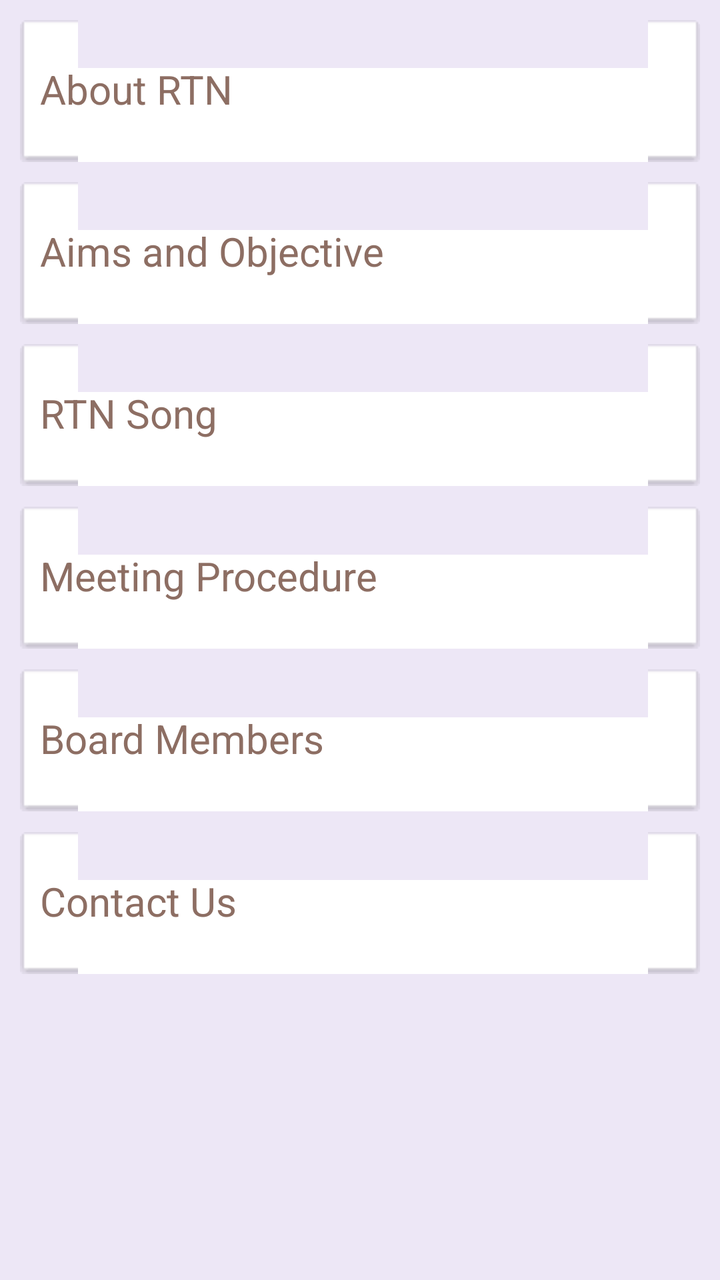
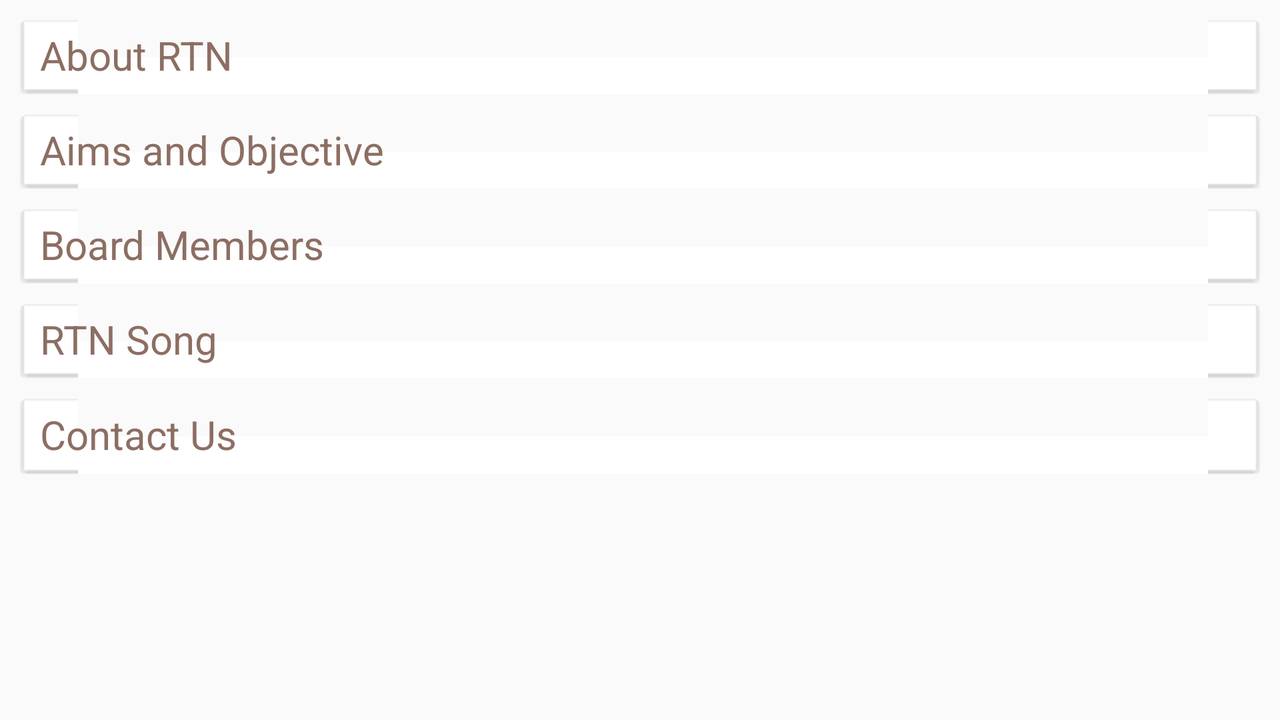

Two renders of one Android screen. The first uses the default layout on a phone; the second uses the alternative layout the repository ships for a different screen configuration, on a matching device. The two XML files are below.
<!-- AndroidManifest.xml: application theme AppTheme -->
<!-- res/layout/fragment_about_us.xml -->
<?xml version="1.0" encoding="utf-8"?>
<LinearLayout xmlns:android="http://schemas.android.com/apk/res/android"
    android:orientation="vertical" android:layout_width="match_parent"
    android:layout_height="match_parent"
    android:weightSum="8"
    android:padding="10dp"
    android:background="@color/bg_color"

    >

    <TextView
        android:id="@+id/aboutRTVTextView"
        android:layout_width="match_parent"
        android:layout_height="0dp"
        android:layout_weight="1"
        android:text="About RTN"
        android:gravity="center_vertical"
        android:background="@drawable/background_shadow"
        android:textSize="20dp"
        android:paddingLeft="10dp"
        android:textColor="@color/name_background"
        android:drawableRight="@drawable/right_arrow"
        android:paddingRight="10dp"
        />


    <TextView
        android:id="@+id/aimsAndObjectiveTextView"
        android:layout_width="match_parent"
        android:layout_height="0dp"
        android:layout_weight="1"
        android:text="Aims and Objective"
        android:gravity="center_vertical"
        android:background="@drawable/background_shadow"
        android:textSize="20dp"
        android:paddingLeft="10dp"
        android:textColor="@color/name_background"
        android:drawableRight="@drawable/right_arrow"
        android:paddingRight="10dp"
        android:layout_marginTop="10dp"
        />

    <TextView
        android:id="@+id/songTextView"
        android:layout_width="match_parent"
        android:layout_height="0dp"
        android:layout_weight="1"
        android:text="@string/rtn_song_text"
        android:gravity="center_vertical"
        android:background="@drawable/background_shadow"
        android:textSize="20dp"
        android:paddingLeft="10dp"
        android:textColor="@color/name_background"
        android:drawableRight="@drawable/right_arrow"
        android:paddingRight="10dp"
        android:layout_marginTop="10dp"
        />

    <TextView
        android:id="@+id/meetingProcedureTextView"
        android:layout_width="match_parent"
        android:layout_height="0dp"
        android:layout_weight="1"
        android:text="@string/meeting_procedure"
        android:gravity="center_vertical"
        android:background="@drawable/background_shadow"
        android:textSize="20dp"
        android:paddingLeft="10dp"
        android:textColor="@color/name_background"
        android:drawableRight="@drawable/right_arrow"
        android:paddingRight="10dp"
        android:layout_marginTop="10dp"
        />


    <TextView
        android:id="@+id/boardMembersTextView"
        android:layout_width="match_parent"
        android:layout_height="0dp"
        android:layout_weight="1"
        android:text="Board Members"
        android:gravity="center_vertical"
        android:background="@drawable/background_shadow"
        android:textSize="20dp"
        android:paddingLeft="10dp"
        android:textColor="@color/name_background"
        android:drawableRight="@drawable/right_arrow"
        android:paddingRight="10dp"
        android:layout_marginTop="10dp"
        />



    <TextView
        android:id="@+id/contactsTextView"
        android:layout_width="match_parent"
        android:layout_height="0dp"
        android:layout_weight="1"
        android:text="Contact Us"
        android:gravity="center_vertical"
        android:background="@drawable/background_shadow"
        android:textSize="20dp"
        android:paddingLeft="10dp"
        android:textColor="@color/name_background"
        android:drawableRight="@drawable/right_arrow"
        android:paddingRight="10dp"
        android:layout_marginTop="10dp"
        />


</LinearLayout>
<!-- resources referenced by this layout -->
<resources>
  <color name="bg_color">#EDE7F6</color>
  <color name="name_background">#8D6E63</color>
  <!-- drawable background_shadow: png bitmap (drawable, 213 bytes) -->
  <string name="meeting_procedure">Meeting Procedure</string>
  <string name="rtn_song_text">RTN Song</string>
  <!-- from res/values-v21/ -->
  <style name="AppTheme" parent="Base.MyTheme">
          <item name="android:windowDrawsSystemBarBackgrounds">true</item>
      </style>
  <!-- from res/values-v21/ -->
  <style name="Base.MyTheme" parent="Theme.AppCompat.Light.NoActionBar">
          <item name="android:colorPrimary">@color/primary_color</item>
          <item name="android:colorPrimaryDark">@color/primary_color_dark</item>
          <item name="android:colorAccent">@color/accent_color</item>
          <item name="android:textColorPrimary">#ffffff</item>
          <item name="android:colorControlNormal">#ffffff</item>
          <item name="android:textColor">@color/text_primary_color</item>
          <item name="windowActionBar">false</item>
          <item name="windowNoTitle">true</item>
      </style>
  <color name="primary_color">#673AB7</color>
  <color name="primary_color_dark">#4A148C</color>
  <color name="accent_color">#FF1744</color>
  <color name="text_primary_color">#ff37474f</color>
</resources>
<!-- res/layout-land/fragment_about_us.xml (the repository's variant of the layout above) -->
<!-- drawn on the phone turned sideways -->
<?xml version="1.0" encoding="utf-8"?>
<LinearLayout xmlns:android="http://schemas.android.com/apk/res/android"
    android:orientation="vertical" android:layout_width="match_parent"
    android:layout_height="match_parent"
    android:weightSum="8"
    android:padding="10dp"
    >

    <TextView
        android:id="@+id/aboutRTVTextView"
        android:layout_width="match_parent"
        android:layout_height="0dp"
        android:layout_weight="1"
        android:text="About RTN"
        android:gravity="center_vertical"
        android:background="@drawable/background_shadow"
        android:textSize="20dp"
        android:paddingLeft="10dp"
        android:textColor="@color/name_background"
        android:drawableRight="@drawable/right_arrow"
        android:paddingRight="10dp"
        />


    <TextView
        android:id="@+id/aimsAndObjectiveTextView"
        android:layout_width="match_parent"
        android:layout_height="0dp"
        android:layout_weight="1"
        android:text="Aims and Objective"
        android:gravity="center_vertical"
        android:background="@drawable/background_shadow"
        android:textSize="20dp"
        android:paddingLeft="10dp"
        android:textColor="@color/name_background"
        android:drawableRight="@drawable/right_arrow"
        android:paddingRight="10dp"
        android:layout_marginTop="10dp"
        />

    <TextView
        android:id="@+id/boardMembersTextView"
        android:layout_width="match_parent"
        android:layout_height="0dp"
        android:layout_weight="1"
        android:text="Board Members"
        android:gravity="center_vertical"
        android:background="@drawable/background_shadow"
        android:textSize="20dp"
        android:paddingLeft="10dp"
        android:textColor="@color/name_background"
        android:drawableRight="@drawable/right_arrow"
        android:paddingRight="10dp"
        android:layout_marginTop="10dp"
        />


    <TextView
        android:id="@+id/songTextView"
        android:layout_width="match_parent"
        android:layout_height="0dp"
        android:layout_weight="1"
        android:text="@string/rtn_song_text"
        android:gravity="center_vertical"
        android:background="@drawable/background_shadow"
        android:textSize="20dp"
        android:paddingLeft="10dp"
        android:textColor="@color/name_background"
        android:drawableRight="@drawable/right_arrow"
        android:paddingRight="10dp"
        android:layout_marginTop="10dp"
        />

    <TextView
        android:id="@+id/contactsTextView"
        android:layout_width="match_parent"
        android:layout_height="0dp"
        android:layout_weight="1"
        android:text="Contact Us"
        android:gravity="center_vertical"
        android:background="@drawable/background_shadow"
        android:textSize="20dp"
        android:paddingLeft="10dp"
        android:textColor="@color/name_background"
        android:drawableRight="@drawable/right_arrow"
        android:paddingRight="10dp"
        android:layout_marginTop="10dp"
        />


</LinearLayout>
<!-- resources referenced by the variant -->
<!-- as the phone turned sideways resolves them -->
<resources>
  <color name="name_background">#8D6E63</color>
  <!-- drawable background_shadow: png bitmap (drawable, 213 bytes) -->
  <string name="rtn_song_text">RTN Song</string>
  <!-- from res/values-v21/ -->
  <style name="AppTheme" parent="Base.MyTheme">
          <item name="android:windowDrawsSystemBarBackgrounds">true</item>
      </style>
  <!-- from res/values-v21/ -->
  <style name="Base.MyTheme" parent="Theme.AppCompat.Light.NoActionBar">
          <item name="android:colorPrimary">@color/primary_color</item>
          <item name="android:colorPrimaryDark">@color/primary_color_dark</item>
          <item name="android:colorAccent">@color/accent_color</item>
          <item name="android:textColorPrimary">#ffffff</item>
          <item name="android:colorControlNormal">#ffffff</item>
          <item name="android:textColor">@color/text_primary_color</item>
          <item name="windowActionBar">false</item>
          <item name="windowNoTitle">true</item>
      </style>
  <color name="primary_color">#673AB7</color>
  <color name="primary_color_dark">#4A148C</color>
  <color name="accent_color">#FF1744</color>
  <color name="text_primary_color">#ff37474f</color>
</resources>
